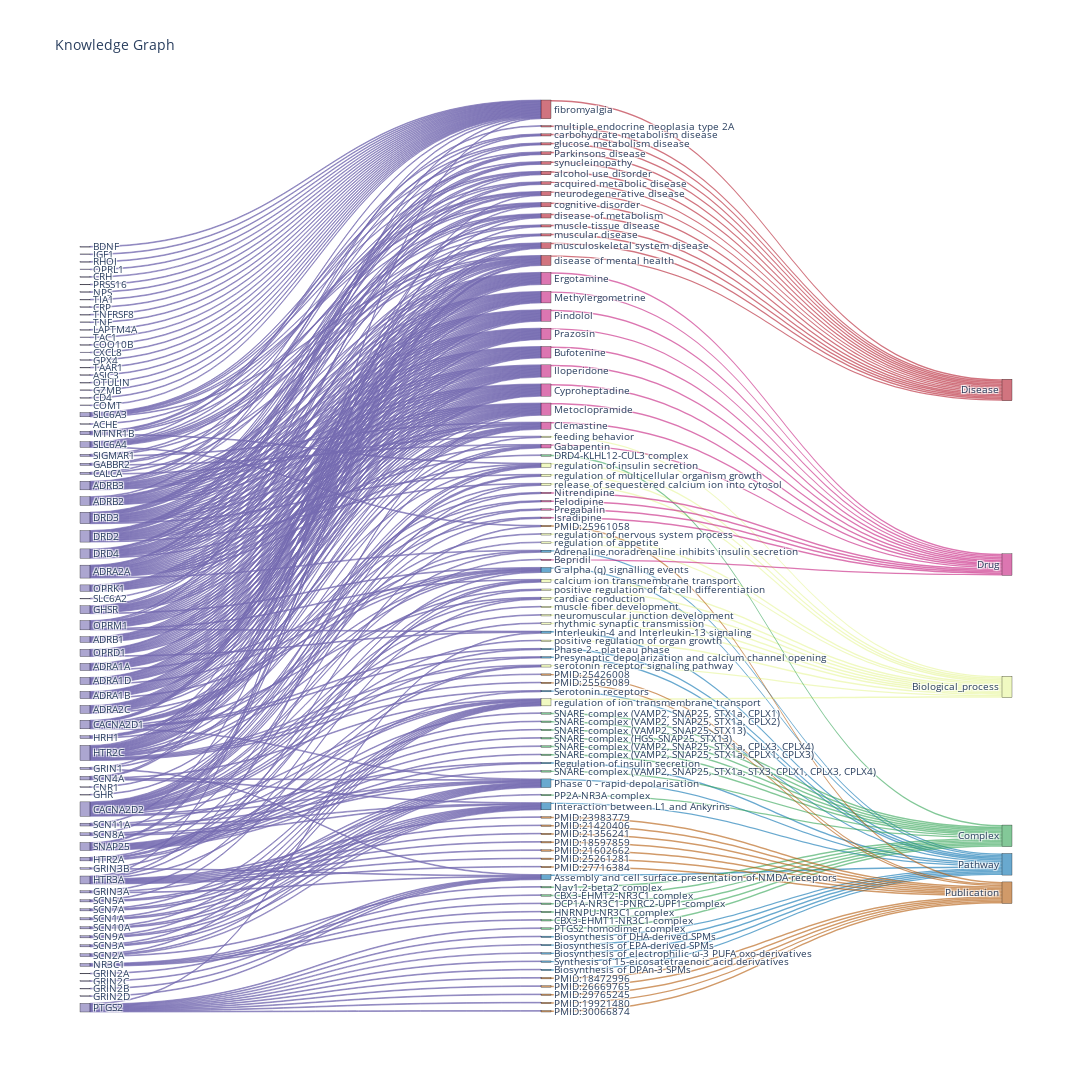

This figure's notebook cell:
### Code cell
kn.report.visualize_report(environment='notebook')[0]

### Figure 1 — Plotly figure (JSON) as saved in the notebook; plotly's stock layout.template omitted (floating-point values rounded to 4 significant figures; data arrays with more than 128 entries replaced by an {"elided": "..."} marker saying what was removed)
{"data": [{"arrangement": "snap", "link": {"color": {"elided": "470 str values"}, "label": {"elided": "470 str values"}, "source": {"elided": "470 int values"}, "target": {"elided": "470 int values"}, "value": {"elided": "470 float values"}}, "node": {"color": {"elided": "169 str values"}, "label": {"elided": "169 str values"}, "line": {"color": "black", "width": 0.3}, "pad": 10, "thickness": 10}, "orientation": "h", "type": "sankey", "valueformat": ".0f"}], "layout": {"annotations": [{"showarrow": false, "text": "", "xref": "paper", "yref": "paper"}], "font": {"size": 10}, "height": 2200, "title": {"text": "Knowledge Graph"}, "width": 1600}}
